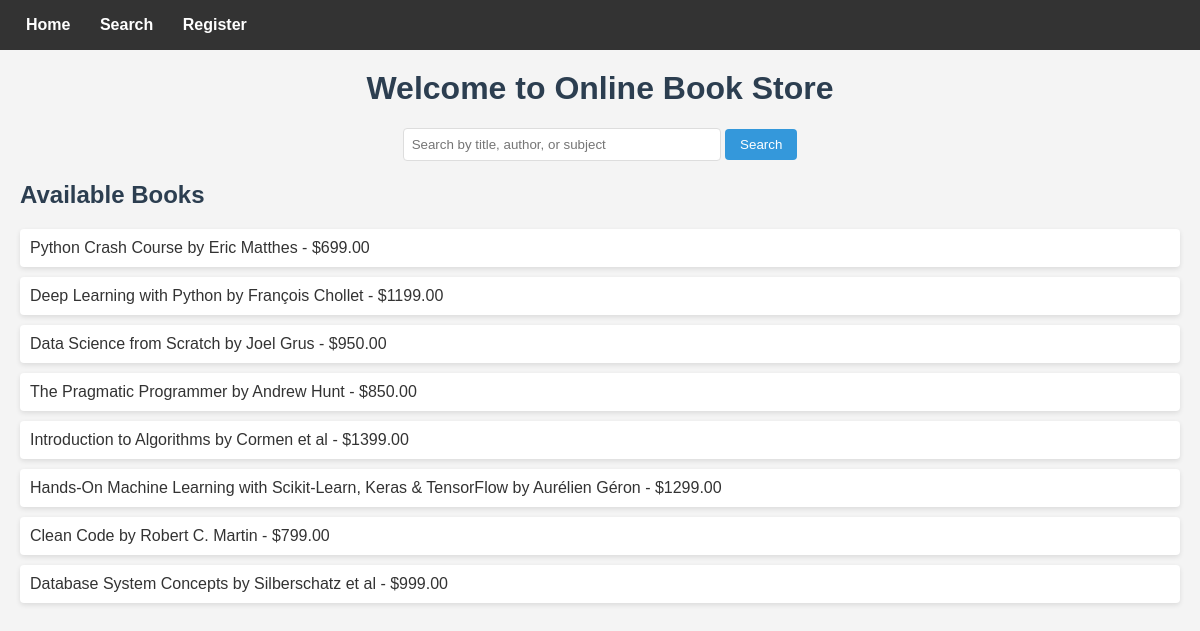
The page / on the database its author committed.
### store/models.py (models this page shows, shortened)
class Book(models.Model):
    title = models.CharField(max_length=200)
    author = models.CharField(max_length=100)
    subject = models.CharField(max_length=100)
    price = models.DecimalField(max_digits=6, decimal_places=2)
    stock = models.IntegerField(default=10)

### store/views.py (the view)
# urls.py: 2. Add a URL to urlpatterns:  path('', views.home, name='home')
def home(request):
    books = Book.objects.all()
    return render(request, 'store/home.html', {'books': books})

### store/templates/store/home.html (shortened to what this page needs)
{% extends 'store/base.html' %}
{% load static %}
{% block content %}
    <link rel="stylesheet" href="{% static 'store/css/home.css' %}">
    <h1>Welcome to Online Book Store</h1>
    <form action="{% url 'search_books' %}">
        <input type="text" name="q" placeholder="Search by title, author, or subject">
        <button type="submit">Search</button>
    </form>
    <h2>Available Books</h2>
    <ul>
    {% for book in books %}
        <li>{{ book.title }} by {{ book.author }} - ${{ book.price }}
        </li>
    {% endfor %}
    </ul>
{% endblock %}

### store/templates/store/base.html (shortened to what this page needs)
<!DOCTYPE html>
<html>
<head>
    {% load static %}
    <link rel="stylesheet" href="{% static 'store/css/base.css' %}">
</head>
<body>
    <nav>
        <a href="{% url 'home' %}">Home</a>
        <a href="{% url 'search_books' %}">Search</a>
        {% if user.is_authenticated %}
            <a href="{% url 'cart' %}">Cart</a>
            <a href="{% url 'logout' %}">Logout</a>
        {% else %}
            <a href="{% url 'register' %}">Register</a>
        {% endif %}
    </nav>
    {% block content %}{% endblock %}
</body>
</html>

### static/store/css/base.css (style rules this page uses)
body { font-family: Arial, sans-serif; margin: 0; padding: 0; background-color: #f4f4f4; color: #333; }
nav { background-color: #333; padding: 1rem; }
nav a { color: white; margin-right: 15px; text-decoration: none; font-weight: bold; }

### static/store/css/home.css (style rules this page uses)
h1 { text-align: center; color: #2c3e50; margin-top: 20px; }
form { text-align: center; margin: 20px 0; }
input[type="text"] { padding: 8px; width: 300px; border: 1px solid #ddd; border-radius: 4px; }
button { padding: 8px 15px; background-color: #3498db; color: white; border: none; border-radius: 4px; cursor: pointer; }
h2 { color: #2c3e50; margin-left: 20px; }
ul { list-style-type: none; padding: 0; }
li { background-color: white; margin: 10px 20px; padding: 10px; border-radius: 4px; box-shadow: 0 2px 5px rgba(0,0,0,0.1); }
a { color: #3498db; text-decoration: none; margin-left: 10px; }

### rows shown on the page
Book: title "Python Crash Course", author "Eric Matthes", price "699.00"
Book: title "Deep Learning with Python", author "François Chollet", price "1199.00"
Book: title "Data Science from Scratch", author "Joel Grus", price "950.00"
Book: title "The Pragmatic Programmer", author "Andrew Hunt", price "850.00"
Book: title "Introduction to Algorithms", author "Cormen et al", price "1399.00"
Book: title "Hands-On Machine Learning with Scikit-Learn, Keras & TensorFlow", author "Aurélien Géron", price "1299.00"
Book: title "Clean Code", author "Robert C. Martin", price "799.00"
Book: title "Database System Concepts", author "Silberschatz et al", price "999.00"
